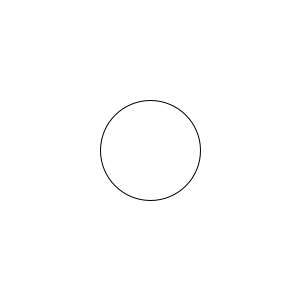
Frame 1 (no input)
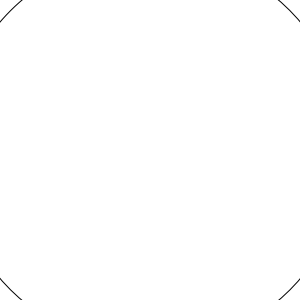
Frame 60 (the mouse pressed at the canvas centre just before this capture)
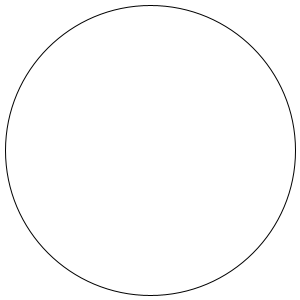
Frame 120 (the mouse held since frame 60 and released just before this capture)

The Processing sketch that drew these frames (run headless with seeded random() and noise(); from frame 60 on, the mouse is pressed at the canvas centre):

// Processing sketch: Expanding
// ── Expanding.pde
//variable
int x;

void setup()  {
  size (300, 300);
  x = 100;
} //---end of setup---

void draw()  {
  background(255);
  ellipse(150, 150, x, x);
  x = x + 5;  
  if (x > 500) {
    x = 100;
  }
}
